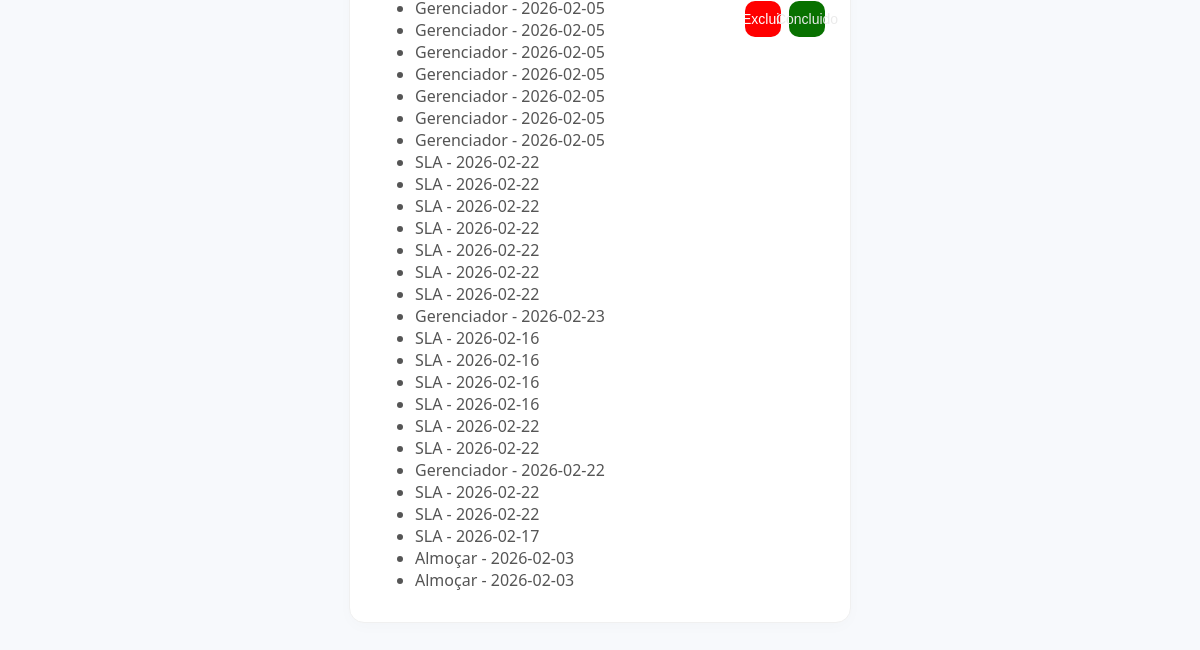
Page /agenda (lower part) on the earlier database version.
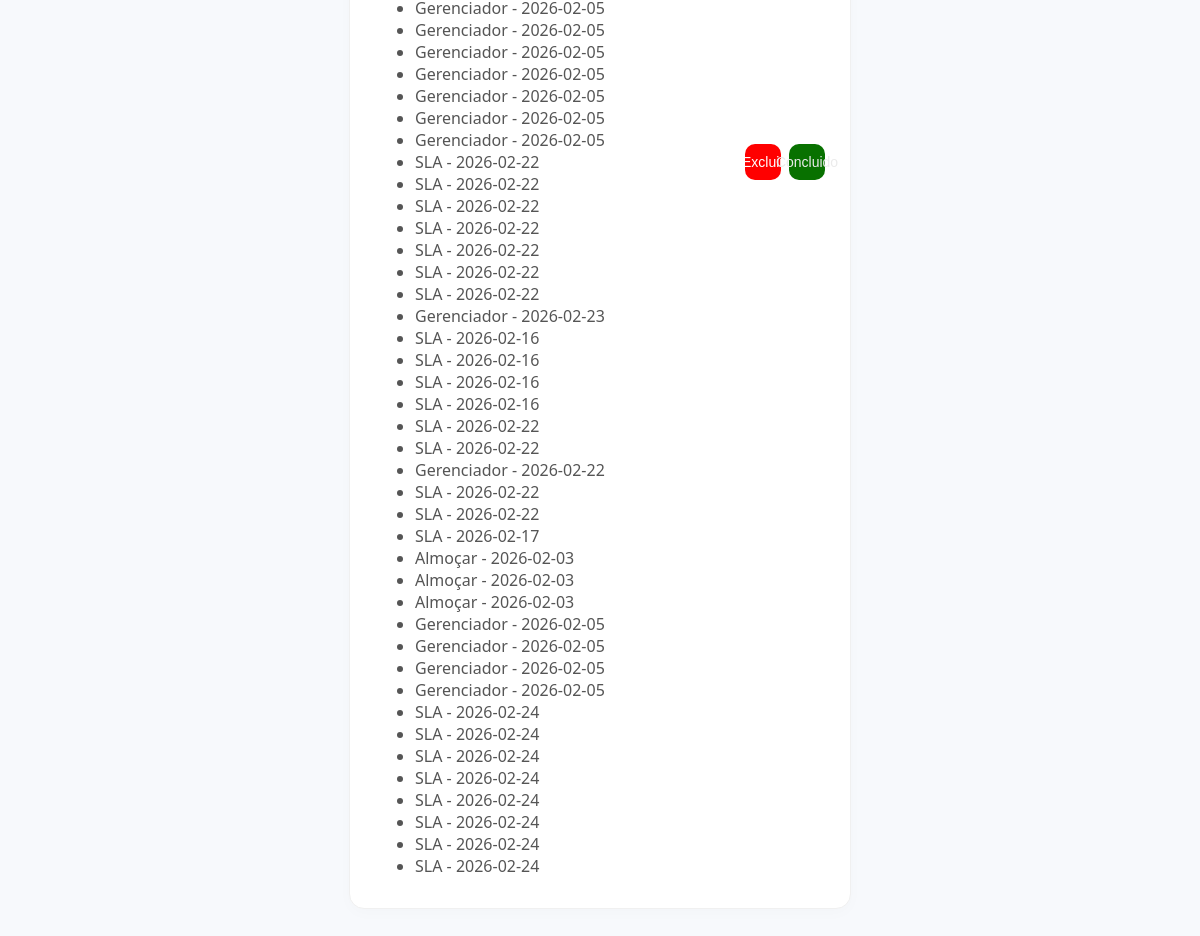
Same page on the later database version.
### tables this page shows
CREATE TABLE tarefas (
               id INTEGER PRIMARY KEY AUTOINCREMENT,
               titulo_tarefa TEXT NOT NULL,
               data_conclusao TEXT);

### app.py (the view)
@app.route('/agenda', methods=['GET','POST'])
def agenda():
    tarefas = None
    if request.method == 'POST':
        titulo_tarefa = request.form['titulo-tarefa']
        data_conclusao = request.form['data-conclusao']
        tarefa = Tarefa(titulo_tarefa, data_conclusao)
        tarefa.salvar_tarefa()
    tarefas = Tarefa.obter_tarefas()
    return render_template('agenda.html', titulo='Agenda', tarefas=tarefas)

### models/database.py (called while the page is built)
    def executar(self, query: str, params: tuple = ()) -> Cursor:
        self.cursor.execute(query, params)
        self.connection.commit()
        return self.cursor

    def buscar_tudo(self, query: str, params: tuple = ()) -> list[Any]:
        self.cursor.execute(query, params)
        return self.cursor.fetchall()

    def close(self) -> None:
        self.connection.close()

    def __enter__(self):
        return self

    def __exit__(self, exc_type, exc_value, traceback):
        self.close()

### models/tarefa.py (called while the page is built)
    @staticmethod
    def obter_tarefas() -> list[Self]:
        with Database('./data/tarefas.sqlite3') as db:
            query: str = 'SELECT titulo_tarefa, data_conclusao FROM tarefas;'
            resultados: list[Any] = db.buscar_tudo(query)
            tarefas: list[Any] = [Tarefa(titulo, data) for titulo, data in resultados]
            return tarefas

### templates/agenda.html (shortened to what this page needs)
{% extends "base.html" %}
{% block content %}
<div class="tarefa-card">
{% if tarefas %}
     <ul>
     {%for tarefa in tarefas%}
         <li>{{ tarefa.titulo_tarefa }} - {{ tarefa.data_conclusao }}</li>
        {% endfor %}
    </ul>
{% else %}
        <p>Nem uma tarefa cadastrada</p>
{% endif %}
         <div class="botoes">
             <button class="button-excluir">Excluir</button>
             <button class="button-concluir">Concluido</button>
        </div>
</div>
{% endblock %}

### templates/base.html (shortened to what this page needs)
<!DOCTYPE html>
<html lang="pt-br">
<head>
    <link rel="stylesheet" href="{{ url_for('static', filename='style.css') }}">
</head>
<body>
    {% block content %}
    {% endblock %}
</body>
</html>

### static/style.css (style rules this page uses)
body { font-family: 'Segoe UI', Tahoma, Geneva, Verdana, sans-serif; background-color: #f7f9fc; margin: 0; padding: 20px; display: flex; flex-direction: column; align-items: center; color: #555; }
.tarefa-card { background: white; width: 100%; max-width: 450px; padding: 15px 25px; margin-bottom: 15px; border-radius: 15px; border-left: 6px solid #a0c4ff; box-shadow: 0 4px 15px rgba(0, 0, 0, 0.02); border: 1px solid #f0f0f0; display: flex; flex-direction: row; justify-content: space-between; align-items: center; }
.botoes { display: flex; gap: 8px; margin-left: 15px; }
.button-concluir, .button-excluir { width: 36px; height: 36px; border: none; border-radius: 10px; cursor: pointer; display: flex; align-items: center; justify-content: center; font-size: 14px; color: white; transition: 0.2s; }
.button-concluir { background-color: #087100; color: #ebebeb; }
.button-excluir { background-color: #ff0000; color: rgb(255, 255, 255); }

Differences in the rows shown:
added tarefas: titulo_tarefa "Almoçar", data_conclusao "2026-02-03"
added tarefas: titulo_tarefa "Gerenciador", data_conclusao "2026-02-05"
added tarefas: titulo_tarefa "Gerenciador", data_conclusao "2026-02-05"
added tarefas: titulo_tarefa "Gerenciador", data_conclusao "2026-02-05"
added tarefas: titulo_tarefa "Gerenciador", data_conclusao "2026-02-05"
added tarefas: titulo_tarefa "SLA", data_conclusao "2026-02-24"
added tarefas: titulo_tarefa "SLA", data_conclusao "2026-02-24"
added tarefas: titulo_tarefa "SLA", data_conclusao "2026-02-24"
added tarefas: titulo_tarefa "SLA", data_conclusao "2026-02-24"
added tarefas: titulo_tarefa "SLA", data_conclusao "2026-02-24"
added tarefas: titulo_tarefa "SLA", data_conclusao "2026-02-24"
added tarefas: titulo_tarefa "SLA", data_conclusao "2026-02-24"
added tarefas: titulo_tarefa "SLA", data_conclusao "2026-02-24"
